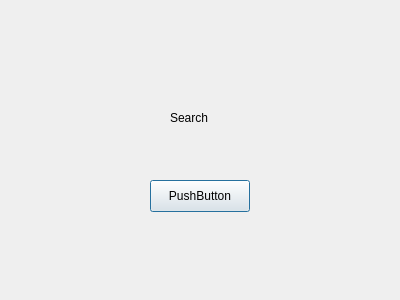
<?xml version="1.0" encoding="UTF-8"?>
<ui version="4.0">
 <class>SearchPage</class>
 <widget class="QDialog" name="SearchPage">
  <property name="geometry">
   <rect>
    <x>0</x>
    <y>0</y>
    <width>400</width>
    <height>300</height>
   </rect>
  </property>
  <property name="windowTitle">
   <string>Dialog</string>
  </property>
  <widget class="QLabel" name="label">
   <property name="geometry">
    <rect>
     <x>170</x>
     <y>110</y>
     <width>58</width>
     <height>16</height>
    </rect>
   </property>
   <property name="text">
    <string>Search</string>
   </property>
  </widget>
  <widget class="QPushButton" name="pushButtonSearch">
   <property name="geometry">
    <rect>
     <x>150</x>
     <y>180</y>
     <width>100</width>
     <height>32</height>
    </rect>
   </property>
   <property name="text">
    <string>PushButton</string>
   </property>
  </widget>
 </widget>
 <resources/>
 <connections/>
</ui>
